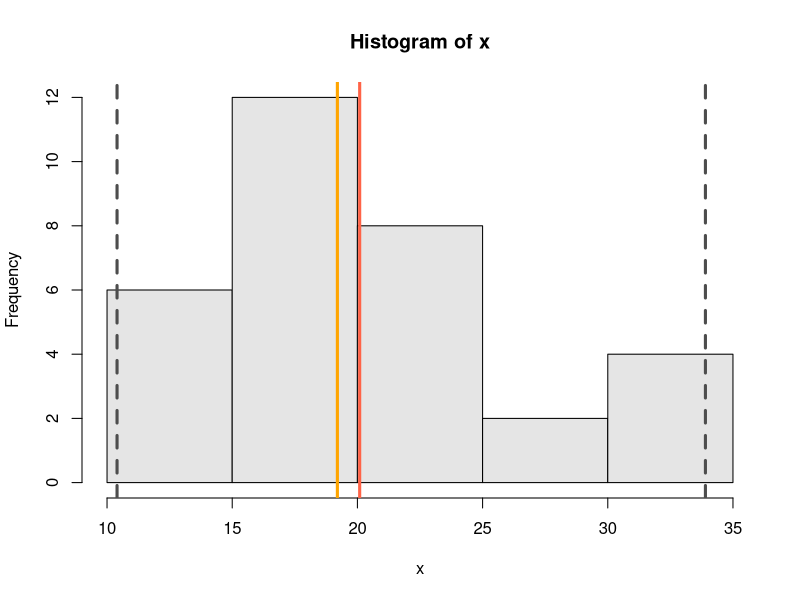

Here is the R script that generated this plot:
## ---- chunk 1
# write your function
# last()
last <- function(vec){
  return (vec[length(vec)])
}

## ---- chunk 2
last(c('A', 'E', 'I', 'O', 'U'))
last(c(2, 4, 6, 8, 10))
## ---- chunk 3
# write your function
# multfive()
multfive <- function(num){
  if(num %% 5 == 0){
  return ('it is multiple of five')
  }
  else{
   return("it's not a multiple of 5")
  }
}

## ---- chunk 4
# multiple of five
multfive(10)

# not a multiple of five
multfive(33)
## ---- chunk 5
# write your function
# histogram
histogram <- function(data){
  hist(data, col = 'gray90', xlab = 'x', ylab ='Frequency',main='Histogram of x')
  abline(v =c(min(data), max(data), median(data), mean(data)), 
         col= c('gray30','gray30', 'orange','tomato'),lty = c(2,2,1,1), lwd=3)

}
## ---- chunk 6
histogram(mtcars$mpg)
## ---- chunk 7
# write your functions
to_celsius <- function(faren){
  return ((faren - 32) * 5 / 9)
}
to_kelvin <- function(faren){
  return((faren + 459.67) * 5 / 9)
}
to_reaumur <- function(faren){
  return((faren - 32) * 4 / 9)
}
to_rankine <- function(faren){
  return(faren + 459.67)
}

## ---- chunk 8
to_celsius(34)
to_kelvin(34)
to_reaumur(34)
to_rankine(34)
## ---- chunk 9
# write your function
# convert()
convert <- function( x, to ){
  scaled_temp <- switch(
    to,
    celsius = to_celsius(x),
    kelvin = to_kelvin(x),
    reaumur = to_reaumur(x),
    rankine = to_rankine(x)
  )
  return(scaled_temp)
}
## ---- chunk 10
convert(32, "celsius")
convert(32, "kelvin")
convert(32, "reaumur")
convert(32, "rankine")
## ---- chunk 11

# write your function
# permute()

permute <- function(n,k){
  if (n < 0 | k < 0){
    print('stop: both inputs should be non-negative numbers')
    # I wanted this to be stop('both inputs should be non-negative numbers')
    # but when evaluating permute(-6, 6), this function stops and prevent pdf from being produced.
  }
  else if(n < k){
    return ( 0 )
  }
  else{
    n <- as.integer(n)
    k <- as.integer(k)
    return( factorial(n)/ factorial(n-k))
  }
}

## ---- chunk 12
permute(6, 2)
## ---- chunk 13
# the following calls should not work
permute(2, 6)
permute(-6, 6)
## ---- chunk 14
# write your function
# average()
average <- function(num_vec){
  total <- 0
  for(i in 1:length(num_vec)){
    total <- total + num_vec[i]
  }
  return ( total / length(num_vec))
}

## ---- chunk 15
average(1:5)
mean(1:5)
## ---- chunk 16
# write your function
# geomean()
  geomean <- function(num_vec){
    product <- 1
    for(i in 1:length(num_vec)){
      product <- product * num_vec[i]
    }
    return (product ^ (1/length(num_vec)))
  }
## ---- chunk 17
geomean(1)
geomean(1:5)
## ---- chunk 18
# write your function
# freq_table()

freq_table <- function( data){
  if(is.factor(data) == FALSE){
    stop ('input should be a factor')
  }
  else{
  category <- levels(data)
  count <- as.vector(table(data))
  prop <- round(count/ length(data), digits = 4)
  cumcount <- cumsum(count)
  cumprop <- round (cumcount / length(data), digits = 4)
  }
  freq_table <- data.frame(category = category, count = count, prop = prop,
                           cumcount = cumcount, cumprop = cumprop)
  return (freq_table)
}
## ---- chunk 19
# some factor
set.seed(13)
sizes <- factor(
  sample(c('small', 'medium', 'large'), size = 90, replace = TRUE)
)

# frequency table
freq_table(sizes)
## ---- chunk 20
# write your function
# stats()
stats <- function (num_vec , na.rm = FALSE){
  min <- min(num_vec, na.rm = na.rm)
  max <- max(num_vec, na.rm = na.rm)
  range <- max - min
  q1 <- quantile(num_vec, na.rm = na.rm)[2]
  q3 <- quantile(num_vec, na.rm = na.rm)[4]
  iqr <- q3 - q1
  median <- median(num_vec, na.rm = na.rm)
  mean <- mean(num_vec, na.rm = na.rm)
  sd <- sd(num_vec, na.rm = na.rm)
  NAs <- sum(is.na(num_vec))
  
  stats <- c( min, max,  range,  q1, q3,  iqr,  median,
             mean,  sd,  NAs)
  stats <- data.frame(stats)
  row.names(stats) <- c('min', 'max' , 'range', 'q1', 'q3' ,'iqr', 'median','mean', 'sd', 'NAs' )
  return( stats )
}
## ---- chunk 21
# no missing values
stats(1:10)
# missing values
stats(c(1:4, NA, 6:9, NA), na.rm = TRUE)
## ---- chunk 22
# write your function
# univariate()
univariate <- function(data){
  if(is.numeric(data)){
    return (stats(data))
  }
  else if(is.factor(data)){
    return (freq_table(data))
  }
  else{
    print ('x must be either a numeric vector or a factor')
  }
}
## ---- chunk 23
# factor input
univariate(sizes)

# numeric input
univariate(1:10)
## ---- chunk 24
# this should cause an error
univariate(colors()[1:5])
